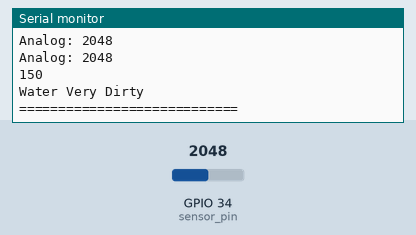
Recording of a sketch running on a simulated ESP32. Parts: the last lines printed to the serial monitor. Inputs (shaded band) come from the test bench; at power-on: GPIO 34 (sensor_pin) = 2048.

Above: at 1.2 s.
1.3 s: GPIO 34 (sensor_pin) set to 4095
At 1.57 s:
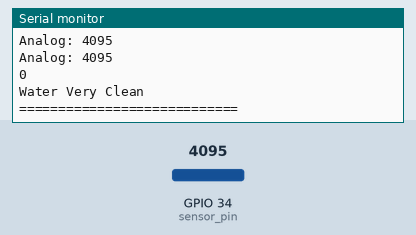
3.1 s: GPIO 34 (sensor_pin) set to 3603
At 3.38 s:
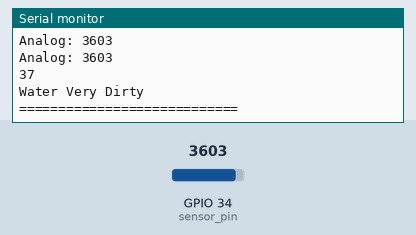
Timing chart, 0 to 6.1 s (numbered marks = the images above; inputs shaded):
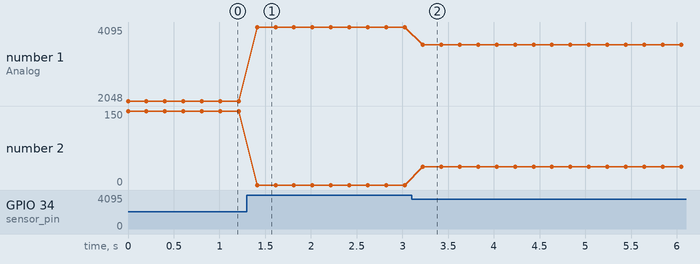

Measured:
- after the input at 1.3 s, the serial monitor: prints a new line after 0.11 s (image 1)
- after the input at 3.1 s, the serial monitor: prints a new line after 0.12 s (image 2)
- plotted number 1: 2048 → 4095 after the input at 1.3 s, 4095 → 3603 after the input at 3.1 s
- plotted number 2: 150 → 0 after the input at 1.3 s, 0 → 37 after the input at 3.1 s

The sketch:

esp32_turb.ino
```cpp
#define sensor_pin 34
int read_ADC;
int ntu;

void setup(){
  pinMode(sensor_pin, INPUT);
  Serial.begin(115200);
}

void loop(){
  read_ADC = analogRead(sensor_pin);


  //208, 685
  Serial.println("Analog: " + String(read_ADC));
 // if(read_ADC>1555){
   // read_ADC=1555;
  //}

  ntu = map(read_ADC, 0, 4095, 300, 0) ;
  //int ntu2 = map(ntu, 0, 330, 300, 0);
  //if (ntu2 > 330) {ntu2 =  330;}
  //Serial.println(ntu2);

  //float voltage = ntu2 * ((3.3 / 4095.0) + 0.00408172472);

  Serial.println("Analog: " + String(read_ADC));
  //Serial.println("Volts: " + String(voltage));
  Serial.println(ntu);


  if(ntu < 10){
    Serial.println("Water Very Clean");
  }
  if(ntu >= 10 && ntu < 30){
    Serial.println("Water Norm Clean");
  }
  if(ntu>=30){
    Serial.println("Water Very Dirty");
  }

  Serial.println("============================");

  delay(200);
}
```
